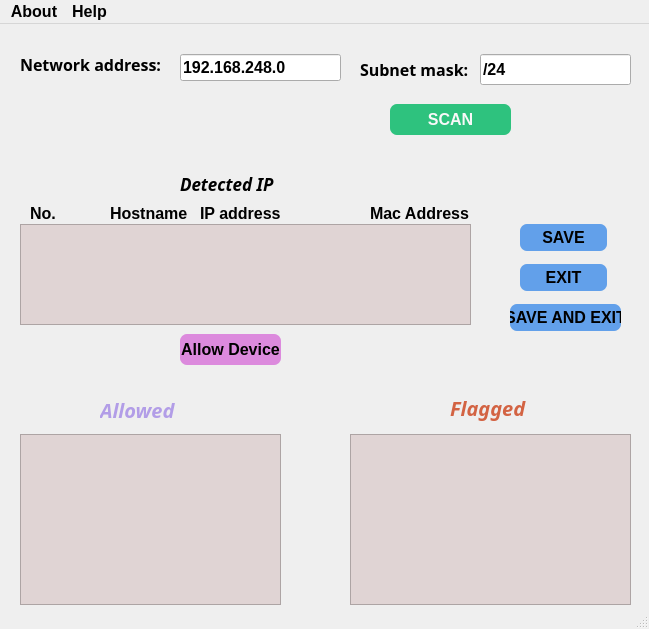
<?xml version="1.0" encoding="UTF-8"?>
<ui version="4.0">
 <class>MainWindow</class>
 <widget class="QMainWindow" name="MainWindow">
  <property name="geometry">
   <rect>
    <x>0</x>
    <y>0</y>
    <width>649</width>
    <height>629</height>
   </rect>
  </property>
  <property name="font">
   <font>
    <pointsize>12</pointsize>
    <weight>75</weight>
    <bold>true</bold>
   </font>
  </property>
  <property name="windowTitle">
   <string>Intrusion Detection</string>
  </property>
  <widget class="QWidget" name="centralwidget">
   <widget class="QListWidget" name="flaggedIP">
    <property name="geometry">
     <rect>
      <x>350</x>
      <y>410</y>
      <width>281</width>
      <height>171</height>
     </rect>
    </property>
    <property name="styleSheet">
     <string notr="true">background-color: rgb(224, 212, 212);
color: rgb(0, 0, 0);

</string>
    </property>
   </widget>
   <widget class="QLabel" name="label_11">
    <property name="geometry">
     <rect>
      <x>110</x>
      <y>180</y>
      <width>81</width>
      <height>19</height>
     </rect>
    </property>
    <property name="text">
     <string>Hostname</string>
    </property>
   </widget>
   <widget class="QLabel" name="label_5">
    <property name="geometry">
     <rect>
      <x>360</x>
      <y>30</y>
      <width>111</width>
      <height>31</height>
     </rect>
    </property>
    <property name="font">
     <font>
      <family>Quicksand Medium</family>
      <pointsize>12</pointsize>
      <weight>75</weight>
      <bold>true</bold>
     </font>
    </property>
    <property name="text">
     <string>Subnet mask:</string>
    </property>
   </widget>
   <widget class="QListWidget" name="allowedIP">
    <property name="geometry">
     <rect>
      <x>20</x>
      <y>410</y>
      <width>261</width>
      <height>171</height>
     </rect>
    </property>
    <property name="styleSheet">
     <string notr="true">background-color: rgb(224, 212, 212);
color: rgb(0, 0, 0);</string>
    </property>
   </widget>
   <widget class="QLineEdit" name="network">
    <property name="geometry">
     <rect>
      <x>180</x>
      <y>30</y>
      <width>161</width>
      <height>27</height>
     </rect>
    </property>
    <property name="text">
     <string>192.168.248.0</string>
    </property>
   </widget>
   <widget class="QPushButton" name="allowIP">
    <property name="geometry">
     <rect>
      <x>180</x>
      <y>310</y>
      <width>101</width>
      <height>31</height>
     </rect>
    </property>
    <property name="styleSheet">
     <string notr="true">background-color: rgb(220, 138, 221);
color:rgb(0, 0, 0);
border-radius: 7px;</string>
    </property>
    <property name="text">
     <string>Allow Device</string>
    </property>
   </widget>
   <widget class="QPushButton" name="scan">
    <property name="geometry">
     <rect>
      <x>390</x>
      <y>80</y>
      <width>121</width>
      <height>31</height>
     </rect>
    </property>
    <property name="palette">
     <palette>
      <active>
       <colorrole role="WindowText">
        <brush brushstyle="SolidPattern">
         <color alpha="255">
          <red>248</red>
          <green>248</green>
          <blue>248</blue>
         </color>
        </brush>
       </colorrole>
       <colorrole role="Button">
        <brush brushstyle="SolidPattern">
         <color alpha="255">
          <red>46</red>
          <green>194</green>
          <blue>126</blue>
         </color>
        </brush>
       </colorrole>
       <colorrole role="Text">
        <brush brushstyle="SolidPattern">
         <color alpha="255">
          <red>248</red>
          <green>248</green>
          <blue>248</blue>
         </color>
        </brush>
       </colorrole>
       <colorrole role="ButtonText">
        <brush brushstyle="SolidPattern">
         <color alpha="255">
          <red>248</red>
          <green>248</green>
          <blue>248</blue>
         </color>
        </brush>
       </colorrole>
       <colorrole role="Base">
        <brush brushstyle="SolidPattern">
         <color alpha="255">
          <red>46</red>
          <green>194</green>
          <blue>126</blue>
         </color>
        </brush>
       </colorrole>
       <colorrole role="Window">
        <brush brushstyle="SolidPattern">
         <color alpha="255">
          <red>46</red>
          <green>194</green>
          <blue>126</blue>
         </color>
        </brush>
       </colorrole>
       <colorrole role="PlaceholderText">
        <brush brushstyle="SolidPattern">
         <color alpha="255">
          <red>248</red>
          <green>248</green>
          <blue>248</blue>
         </color>
        </brush>
       </colorrole>
      </active>
      <inactive>
       <colorrole role="WindowText">
        <brush brushstyle="SolidPattern">
         <color alpha="255">
          <red>248</red>
          <green>248</green>
          <blue>248</blue>
         </color>
        </brush>
       </colorrole>
       <colorrole role="Button">
        <brush brushstyle="SolidPattern">
         <color alpha="255">
          <red>46</red>
          <green>194</green>
          <blue>126</blue>
         </color>
        </brush>
       </colorrole>
       <colorrole role="Text">
        <brush brushstyle="SolidPattern">
         <color alpha="255">
          <red>248</red>
          <green>248</green>
          <blue>248</blue>
         </color>
        </brush>
       </colorrole>
       <colorrole role="ButtonText">
        <brush brushstyle="SolidPattern">
         <color alpha="255">
          <red>248</red>
          <green>248</green>
          <blue>248</blue>
         </color>
        </brush>
       </colorrole>
       <colorrole role="Base">
        <brush brushstyle="SolidPattern">
         <color alpha="255">
          <red>46</red>
          <green>194</green>
          <blue>126</blue>
         </color>
        </brush>
       </colorrole>
       <colorrole role="Window">
        <brush brushstyle="SolidPattern">
         <color alpha="255">
          <red>46</red>
          <green>194</green>
          <blue>126</blue>
         </color>
        </brush>
       </colorrole>
       <colorrole role="PlaceholderText">
        <brush brushstyle="SolidPattern">
         <color alpha="255">
          <red>248</red>
          <green>248</green>
          <blue>248</blue>
         </color>
        </brush>
       </colorrole>
      </inactive>
      <disabled>
       <colorrole role="WindowText">
        <brush brushstyle="SolidPattern">
         <color alpha="255">
          <red>248</red>
          <green>248</green>
          <blue>248</blue>
         </color>
        </brush>
       </colorrole>
       <colorrole role="Button">
        <brush brushstyle="SolidPattern">
         <color alpha="255">
          <red>46</red>
          <green>194</green>
          <blue>126</blue>
         </color>
        </brush>
       </colorrole>
       <colorrole role="Text">
        <brush brushstyle="SolidPattern">
         <color alpha="255">
          <red>248</red>
          <green>248</green>
          <blue>248</blue>
         </color>
        </brush>
       </colorrole>
       <colorrole role="ButtonText">
        <brush brushstyle="SolidPattern">
         <color alpha="255">
          <red>248</red>
          <green>248</green>
          <blue>248</blue>
         </color>
        </brush>
       </colorrole>
       <colorrole role="Base">
        <brush brushstyle="SolidPattern">
         <color alpha="255">
          <red>46</red>
          <green>194</green>
          <blue>126</blue>
         </color>
        </brush>
       </colorrole>
       <colorrole role="Window">
        <brush brushstyle="SolidPattern">
         <color alpha="255">
          <red>46</red>
          <green>194</green>
          <blue>126</blue>
         </color>
        </brush>
       </colorrole>
       <colorrole role="PlaceholderText">
        <brush brushstyle="SolidPattern">
         <color alpha="255">
          <red>248</red>
          <green>248</green>
          <blue>248</blue>
         </color>
        </brush>
       </colorrole>
      </disabled>
     </palette>
    </property>
    <property name="styleSheet">
     <string notr="true">border-radius: 7px;
background-color: rgb(46, 194, 126);</string>
    </property>
    <property name="text">
     <string>SCAN</string>
    </property>
   </widget>
   <widget class="QLabel" name="label_4">
    <property name="geometry">
     <rect>
      <x>20</x>
      <y>20</y>
      <width>141</width>
      <height>41</height>
     </rect>
    </property>
    <property name="font">
     <font>
      <family>Quicksand Medium</family>
      <pointsize>12</pointsize>
      <weight>75</weight>
      <bold>true</bold>
     </font>
    </property>
    <property name="text">
     <string>Network address: </string>
    </property>
   </widget>
   <widget class="QPushButton" name="save">
    <property name="geometry">
     <rect>
      <x>520</x>
      <y>200</y>
      <width>87</width>
      <height>27</height>
     </rect>
    </property>
    <property name="styleSheet">
     <string notr="true">border-radius: 7px;
background-color: rgb(98, 160, 234);
color: rgb(0, 0, 0);</string>
    </property>
    <property name="text">
     <string>SAVE</string>
    </property>
   </widget>
   <widget class="QLabel" name="label_8">
    <property name="geometry">
     <rect>
      <x>30</x>
      <y>180</y>
      <width>66</width>
      <height>19</height>
     </rect>
    </property>
    <property name="text">
     <string>No.</string>
    </property>
   </widget>
   <widget class="QLineEdit" name="subnet">
    <property name="geometry">
     <rect>
      <x>480</x>
      <y>30</y>
      <width>151</width>
      <height>31</height>
     </rect>
    </property>
    <property name="text">
     <string>/24</string>
    </property>
   </widget>
   <widget class="QPushButton" name="saveAndExit">
    <property name="geometry">
     <rect>
      <x>510</x>
      <y>280</y>
      <width>111</width>
      <height>27</height>
     </rect>
    </property>
    <property name="styleSheet">
     <string notr="true">border-radius: 7px;
background-color: rgb(98, 160, 234);
color: rgb(0, 0, 0);</string>
    </property>
    <property name="text">
     <string>SAVE AND EXIT</string>
    </property>
   </widget>
   <widget class="QLabel" name="label_2">
    <property name="geometry">
     <rect>
      <x>180</x>
      <y>150</y>
      <width>121</width>
      <height>19</height>
     </rect>
    </property>
    <property name="font">
     <font>
      <family>FontAwesome</family>
      <pointsize>13</pointsize>
      <italic>true</italic>
     </font>
    </property>
    <property name="text">
     <string>Detected IP</string>
    </property>
   </widget>
   <widget class="QListWidget" name="detectedIP">
    <property name="geometry">
     <rect>
      <x>20</x>
      <y>200</y>
      <width>451</width>
      <height>101</height>
     </rect>
    </property>
    <property name="sizePolicy">
     <sizepolicy hsizetype="Expanding" vsizetype="Expanding">
      <horstretch>1</horstretch>
      <verstretch>1</verstretch>
     </sizepolicy>
    </property>
    <property name="styleSheet">
     <string notr="true">color: rgb(0, 0, 0);
background-color: rgb(224, 212, 212)</string>
    </property>
    <property name="uniformItemSizes">
     <bool>true</bool>
    </property>
   </widget>
   <widget class="QLabel" name="label_7">
    <property name="geometry">
     <rect>
      <x>370</x>
      <y>180</y>
      <width>101</width>
      <height>19</height>
     </rect>
    </property>
    <property name="text">
     <string>Mac Address</string>
    </property>
   </widget>
   <widget class="QPushButton" name="exit">
    <property name="geometry">
     <rect>
      <x>520</x>
      <y>240</y>
      <width>87</width>
      <height>27</height>
     </rect>
    </property>
    <property name="styleSheet">
     <string notr="true">border-radius: 7px;
background-color: rgb(98, 160, 234);
color: rgb(0, 0, 0);
</string>
    </property>
    <property name="text">
     <string>EXIT</string>
    </property>
   </widget>
   <widget class="QLabel" name="label_6">
    <property name="geometry">
     <rect>
      <x>200</x>
      <y>180</y>
      <width>81</width>
      <height>19</height>
     </rect>
    </property>
    <property name="text">
     <string>IP address</string>
    </property>
   </widget>
   <widget class="QLabel" name="label">
    <property name="geometry">
     <rect>
      <x>100</x>
      <y>370</y>
      <width>101</width>
      <height>31</height>
     </rect>
    </property>
    <property name="font">
     <font>
      <family>FontAwesome</family>
      <pointsize>15</pointsize>
      <italic>true</italic>
     </font>
    </property>
    <property name="styleSheet">
     <string notr="true">color: rgb(178, 157, 231)</string>
    </property>
    <property name="text">
     <string>Allowed</string>
    </property>
   </widget>
   <widget class="QLabel" name="label_3">
    <property name="geometry">
     <rect>
      <x>450</x>
      <y>368</y>
      <width>91</width>
      <height>31</height>
     </rect>
    </property>
    <property name="font">
     <font>
      <family>FontAwesome</family>
      <pointsize>15</pointsize>
      <italic>true</italic>
     </font>
    </property>
    <property name="styleSheet">
     <string notr="true">color: rgb(211, 99, 67)</string>
    </property>
    <property name="text">
     <string>Flagged</string>
    </property>
   </widget>
  </widget>
  <widget class="QMenuBar" name="menubar">
   <property name="geometry">
    <rect>
     <x>0</x>
     <y>0</y>
     <width>649</width>
     <height>24</height>
    </rect>
   </property>
   <widget class="QMenu" name="menuAbout">
    <property name="title">
     <string>About</string>
    </property>
    <addaction name="actionApp"/>
   </widget>
   <widget class="QMenu" name="menuHelp">
    <property name="title">
     <string>Help</string>
    </property>
    <addaction name="actionHow_to_use"/>
   </widget>
   <addaction name="menuAbout"/>
   <addaction name="menuHelp"/>
  </widget>
  <widget class="QStatusBar" name="statusbar"/>
  <action name="actionApp">
   <property name="text">
    <string>App</string>
   </property>
  </action>
  <action name="actionHow_to_use">
   <property name="text">
    <string>How to use</string>
   </property>
  </action>
 </widget>
 <resources/>
 <connections/>
</ui>
